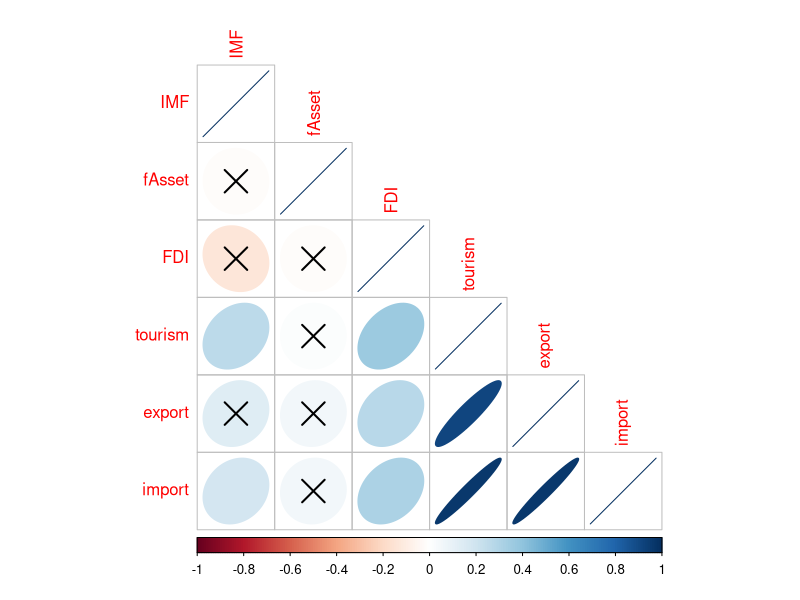
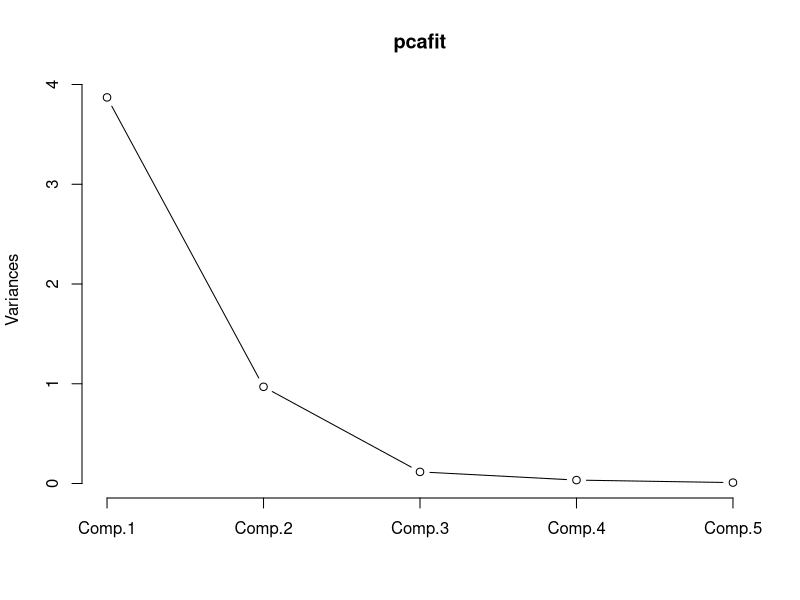

Recreate these plots in R, in order.
setwd("d:/baidu/tsinghua/courses/quantii/week04")
library(foreign)
options(scipen = 2000000)
dat <- read.dta("./slides/week04/wdi.dta")
summary(dat)
dat <- dat[,c(-1,-2)]


n <- dim(dat)[1]
corMat <- cor(dat, use = "pairwise.complete.obs") #correlation matrix
#covMat <- cov(dat, use = "pairwise.complete.obs") #covariance matrix
#install.packages("corrplot")
library(corrplot)
res <- cor.mtest(dat, conf.level = 0.95)

corrplot(corMat, method = "ellipse", type = "lower", p.mat = res$p, sig.level = 0.05, order = "hclust")

library(psych)
# bartlett test
cortest.bartlett(corMat, n=n)

# bartlett test on raw data
#k <- dim(dat)[2]
#nj <- sapply(apply(dat, 2, na.exclude), length)
#N <- sum(nj)
#s2 <- apply(dat, 2, var, na.rm=TRUE)
#S2 <- sum((nj-1)*s2)/(n-k)
#cc <- 1 + (1/3*(k-1))*(sum(1/(nj-1)) - 1/(N-k))
#B <- ((N-k)*log(S2) - sum((nj-1)*log(s2)))/cc
#pchisq(B, df=k-1, lower.tail=FALSE)



# cronbach alpha
alpha(dat)


#raw_alpha: Cronbach’s α (values ??? .7 or .8 indicate good reliability; Kline (1999))
#std.alpha: this should be similar to raw_alpha (we only need the raw alpha though)
#G6: Guttman’s lambda 6 (calculated from the squared multiple correlation or ‘smc???)
#average_r: average inter-item correlation (this is used to calculate std.alpha)
#mean: scale mean (the mean of the means of all individuals)
#sd: scale sd

dat <- dat[,-5]

kmo <- KMO(dat)
print(kmo)
#0.00 to 0.49 unacceptable.
#0.50 to 0.59 miserable.
#0.60 to 0.69 mediocre.
#0.70 to 0.79 middling.
#0.80 to 0.89 meritorious.
#0.90 to 1.00 marvelous.

# anti-image correlation matrix
print(kmo$Image)
print(cov2cor(solve(corMat)))

#corMat <- cor(dat, use = "pairwise.complete.obs") #correlation matrix


# eigen value
ev <- eigen(corMat)
ev$values # find value > 1
sum(ev$values) # sum of eigenvalue = num of variable

# stats
pcafit <- princomp(~., data=dat, cor=TRUE)
summary(pcafit) # print variance accounted for
loadings(pcafit) # pc loadings
plot(pcafit,type="lines") # scree plot
# pcafit$scores # the principal components
# biplot(pcafit)


library(psych)
fit1 <- principal(dat, nfactors=3, rotate="varimax")
print(fit1, digits=2)


M1 <- factanal(~., data=dat, factors=2 , scores="regression") # scores = "bartlett"
M2 <- update(M1, factor=2, roation = "varimax")
M2$uniquenesses
print(M2, digits=2, cutoff=.3, sort=TRUE)
loading <- M2$loadings[,1:2]
scores <- M2$scores

coefs <- solve(cor(dat, use = "pairwise.complete.obs")) %*% M2$loadings
factorScores <- scale(dat) %*% coefs


factorScores <- scale(dat)%*% solve(cor(dat, use="pairwise.complete.obs")) %*% M2$loadings
